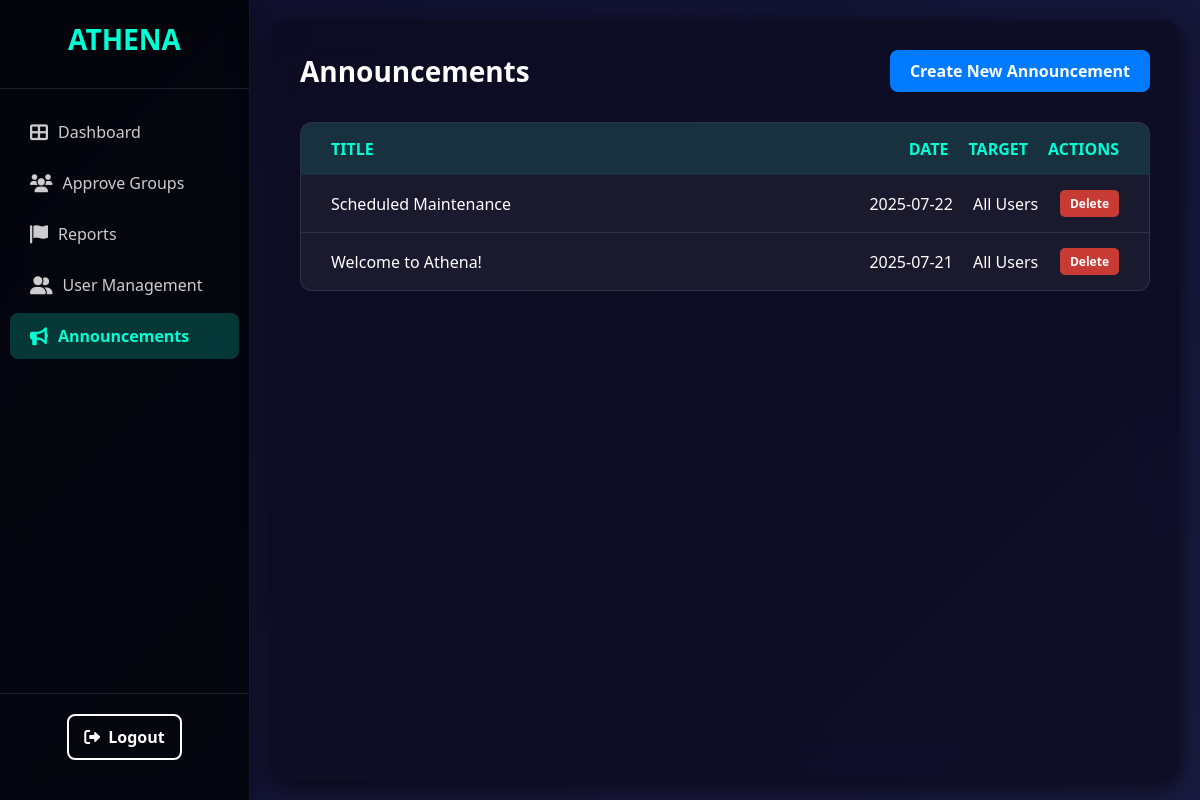
/admin/dashboard/announcements/announcements.php (signed in), run on the app's committed database.
### tables this page shows
CREATE TABLE `announcements` (
  `announcement_id` int(11) NOT NULL,
  `admin_id` int(11) NOT NULL,
  `title` varchar(150) NOT NULL,
  `content` text NOT NULL,
  `user_id` int(11) DEFAULT NULL,
  `created_at` datetime DEFAULT current_timestamp()
);

### admin/dashboard/announcements/announcements.php (the view, shortened to what this page needs)
<?php
require '../../connect.php';
$announcements_sql = "
    SELECT a.announcement_id, a.title, a.content, a.created_at, u.user_name AS target_user
    FROM announcements a
    LEFT JOIN users u ON a.user_id = u.user_id
    ORDER BY a.created_at DESC
";
$announcements_result = $conn->query($announcements_sql);
?>
<!DOCTYPE html>
<html lang="en">
<head>
    <link rel="stylesheet" href="../panelstyle.css">
    <link rel="stylesheet" href="announcements_style.css">
    <link rel="stylesheet" href="https://cdnjs.cloudflare.com/ajax/libs/font-awesome/6.0.0-beta3/css/all.min.css">
</head>
<body>
<div class="dashboard-container">
    <aside class="sidebar">
        <div class="sidebar-header"><div class="logo">ATHENA</div></div>
        <nav class="sidebar-nav">
            <ul>
                <li><a href="../admin_panel.php"><i class="fas fa-th-large"></i> Dashboard</a></li>
                <li><a href="../approve_group/approve_group.php"><i class="fas fa-users"></i> Approve Groups</a></li>
                <li><a href="../reports/reports.php"><i class="fas fa-flag"></i> Reports</a></li>
                <li><a href="../user_management/user_management.php"><i class="fas fa-user-friends"></i> User Management</a></li>
                <li class="active"><a href="announcements.php"><i class="fas fa-bullhorn"></i> Announcements</a></li>
            </ul>
        </nav>
        <div class="sidebar-footer"><a href="../../admin_logout.php" class="logout-btn"><i class="fas fa-sign-out-alt"></i> Logout</a></div>
    </aside>
    <main class="main-content">
        <div class="announcements-container">
            <header class="announcements-header">
                <h2>Announcements</h2>
                <button id="create-announcement-btn" class="create-announcement-btn">Create New Announcement</button>
            </header>
            <div class="announcements-list">
                <div class="announcement-header-row">
                    <div class="announcement-col title">TITLE</div>
                    <div class="announcement-col">DATE</div>
                    <div class="announcement-col">TARGET</div>
                    <div class="announcement-col actions">ACTIONS</div>
                </div>
                <?php if ($announcements_result->num_rows > 0): ?>
                    <?php while($row = $announcements_result->fetch_assoc()): ?>
                        <div class="announcement-item">
                            <div class="announcement-title-row">
                                <div class="announcement-col title"><?= htmlspecialchars($row['title']) ?></div>
                                <div class="announcement-col"><?= date('Y-m-d', strtotime($row['created_at'])) ?></div>
                                <div class="announcement-col"><?= htmlspecialchars($row['target_user'] ?? 'All Users') ?></div>
                                <div class="announcement-col actions">
                                    <form action="announcements.php" method="POST" onsubmit="return confirm('Are you sure you want to delete this announcement?');">
                                        <button type="submit" name="delete_announcement" class="delete-btn">Delete</button>
                                    </form>
                                </div>
                            </div>
                        </div>
                    <?php endwhile; ?>
                <?php else: ?>
                    <p style="padding: 20px; text-align: center;">No announcements found.</p>
                <?php endif; ?>
            </div>
        </div>
    </main>
</div>
</body>
</html>

### admin/dashboard/panelstyle.css (style rules this page uses)
* { margin: 0; padding: 0; box-sizing: border-box; font-family: 'Segoe UI', sans-serif; }
body { background: linear-gradient(135deg, #0f0f2c, #1a1a40); color: white; min-height: 100vh; display: flex; }
a { text-decoration: none; color: inherit; }
.dashboard-container { display: flex; width: 100%; min-height: 100vh; }
.sidebar { width: 250px; background-color: rgba(0, 0, 0, 0.7); backdrop-filter: blur(10px); box-shadow: 2px 0 15px rgba(0, 0, 0, 0.4); display: flex; flex-direction: column; padding: 20px 0; position: sticky; top: 0; height: 100vh; border-right: 1px solid rgba(255, 255, 255, 0.08); }
.sidebar-header { padding: 0 20px 30px; border-bottom: 1px solid rgba(255, 255, 255, 0.1); margin-bottom: 20px; }
.sidebar-header .logo { font-size: 28px; font-weight: bold; color: #00ffd5; text-align: center; }
.sidebar-nav ul { list-style: none; padding: 0; }
.sidebar-nav li { margin-bottom: 5px; }
.sidebar-nav li a { display: flex; align-items: center; padding: 12px 20px; color: rgba(255, 255, 255, 0.8); font-size: 16px; transition: background-color 0.2s ease, color 0.2s ease; border-radius: 8px; margin: 0 10px; }
.sidebar-nav li a i { margin-right: 10px; font-size: 18px; }
.sidebar-nav li.active a { background-color: rgba(0, 255, 213, 0.2); color: #00ffd5; font-weight: bold; }
.sidebar-footer { margin-top: auto; padding: 20px; border-top: 1px solid rgba(255, 255, 255, 0.1); text-align: center; }
.logout-btn { background-color: transparent; border: 2px solid white; color: white; padding: 10px 15px; border-radius: 8px; display: inline-flex; align-items: center; font-weight: bold; transition: background-color 0.3s ease, color 0.3s ease, transform 0.2s ease; }
.logout-btn i { margin-right: 8px; }
.main-content { flex-grow: 1; padding: 30px; background-color: rgba(10, 10, 30, 0.7); backdrop-filter: blur(20px); border-radius: 16px; margin: 20px; box-shadow: 0 8px 24px rgba(0, 0, 0, 0.6); }

### admin/dashboard/announcements/announcements_style.css (style rules this page uses)
.announcements-container { max-width: 1200px; margin: 0 auto; }
.announcements-header { display: flex; justify-content: space-between; align-items: center; margin-bottom: 30px; }
.announcements-header h2 { font-size: 28px; color: white; }
.create-announcement-btn { background-color: #007bff; color: white; padding: 10px 20px; border: none; border-radius: 8px; font-size: 16px; font-weight: bold; cursor: pointer; transition: background-color 0.3s ease; }
.announcements-list { background-color: #1a1a2e; border-radius: 12px; overflow: hidden; border: 1px solid rgba(255, 255, 255, 0.1); }
.announcement-header-row { display: flex; background-color: rgba(0, 255, 213, 0.1); padding: 15px 20px; font-weight: bold; color: #00ffd5; }
.announcement-item { border-bottom: 1px solid rgba(255, 255, 255, 0.1); }
.announcement-item:last-child { border-bottom: none; }
.announcement-title-row { display: flex; align-items: center; padding: 15px 20px; cursor: pointer; transition: background-color 0.2s ease; }
.announcement-col { padding: 0 10px; flex-shrink: 0; }
.announcement-col.title { flex-grow: 1; flex-basis: 50%; }
.announcement-col.actions { flex-basis: 10%; text-align: right; }
.delete-btn { background-color: rgba(244, 67, 54, 0.8); color: white; border: none; padding: 5px 10px; border-radius: 5px; cursor: pointer; font-size: 12px; font-weight: bold; transition: background-color 0.2s ease; }

### data on the page
announcements: title "Scheduled Maintenance", created_at "2025-07-22", target_user "All Users"
announcements: title "Welcome to Athena!", created_at "2025-07-21", target_user "All Users"
